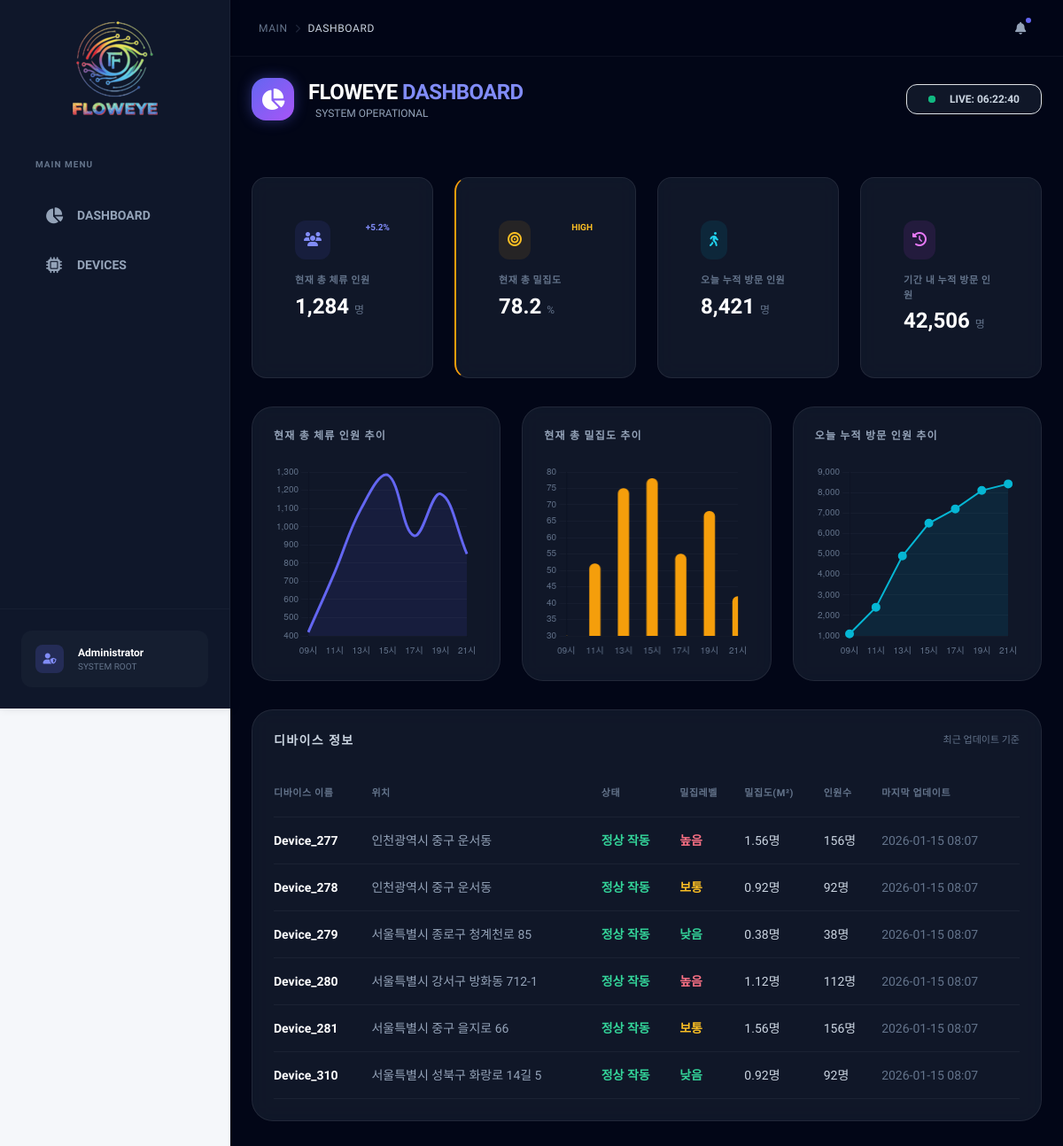
/dashboard/, run on the app's committed database.
### home/models.py (models this page shows, shortened)
class Device(models.Model):
    STATUS_ONLINE = "online"
    STATUS_WARNING = "warning"
    STATUS_OFFLINE = "offline"
    STATUS_CHOICES = [
        (STATUS_ONLINE, "online"),
        (STATUS_WARNING, "warning"),
        (STATUS_OFFLINE, "offline"),
    ]
    id = models.BigAutoField(primary_key=True)
    device_number = models.CharField(max_length=50, unique=True)
    device_mac = models.CharField(max_length=17, unique=True)
    address = models.CharField(max_length=255)
    latitude = models.DecimalField(max_digits=10, decimal_places=8)
    longitude = models.DecimalField(max_digits=11, decimal_places=8)
    status = models.CharField(
        max_length=10,
        choices=STATUS_CHOICES,
        default=STATUS_ONLINE,
    )
    last_ping = models.DateTimeField(null=True, blank=True)
    created_at = models.DateTimeField(auto_now_add=True)
    updated_at = models.DateTimeField(auto_now=True)

### home/views.py (the view)
# urls.py: path('dashboard/', views.dashboard, name='dashboard'),
def dashboard(request):
    devices = Device.objects.all().order_by("-created_at")
    context = {
        'segment': 'dashboard',
        'page_title': 'Dashboard',
        'devices': devices,
    }
    return render(request, 'home/dashboard.html', context)

### templates/home/dashboard.html (shortened to what this page needs)
{% extends "layouts/base.html" %} {% load static %}  {% block content %}
<div class="dashboard-page flex flex-col min-w-0 overflow-hidden">
  <div class="flex-1 overflow-y-auto custom-scrollbar min-h-screen py-6 px-4 md:px-12">
    <div id="view-dashboard" class="space-y-8 mx-auto">
      <nav class="mx-auto flex flex-col md:flex-row justify-between items-center gap-6">
        <div class="flex items-center gap-3">
          <div class="w-12 h-12 neo-button rounded-2xl flex items-center justify-center text-white">
            <i class="fas fa-chart-pie text-2xl"></i>
          </div>
          <div>
            <h1 class="text-2xl font-bold tracking-tight text-white">FLOWEYE <span class="text-indigo-400">DASHBOARD</span></h1>
            <div class="flex items-center gap-2 text-xs text-slate-400 font-medium">
              SYSTEM OPERATIONAL
            </div>
          </div>
        </div>
        <div class="flex items-center gap-4 w-full md:w-auto">
          <div class="bg-slate-800/50 px-4 py-2 rounded-xl border border-slate-700/50 flex items-center gap-3">
            <span class="relative flex h-2 w-2">
              <span class="relative inline-flex rounded-full h-2 w-2 bg-emerald-500"></span>
            </span>
            <span class="text-xs font-bold text-slate-300" id="live-timer">LIVE: 16:55:00</span>
          </div>
        </div>
      </nav>
      <div class="grid grid-cols-1 sm:grid-cols-2 lg:grid-cols-4 gap-4">
        <div class="glass-panel p-5 rounded-2xl relative overflow-hidden group">
          <div class="flex justify-between items-start mb-3">
            <div class="text-indigo-400 bg-indigo-500/10 p-2.5 rounded-xl"><i class="fas fa-users"></i></div>
            <span class="text-[10px] font-bold text-indigo-400">+5.2%</span>
          </div>
          <p class="text-slate-500 text-[11px] font-bold uppercase tracking-wider">현재 총 체류 인원</p>
          <h3 class="text-2xl font-bold text-white mt-1">1,284 <span class="text-xs font-normal text-slate-500">명</span></h3>
        </div>
        <div class="glass-panel p-5 rounded-2xl relative overflow-hidden group border-l-2 border-l-amber-500">
          <div class="flex justify-between items-start mb-3">
            <div class="text-amber-400 bg-amber-500/10 p-2.5 rounded-xl"><i class="fas fa-bullseye"></i></div>
            <span class="text-[10px] font-bold text-amber-400">HIGH</span>
          </div>
          <p class="text-slate-500 text-[11px] font-bold uppercase tracking-wider">현재 총 밀집도</p>
          <h3 class="text-2xl font-bold text-white mt-1">78.2 <span class="text-xs font-normal text-slate-500">%</span></h3>
        </div>
        <div class="glass-panel p-5 rounded-2xl relative overflow-hidden group">
          <div class="flex justify-between items-start mb-3">
            <div class="text-cyan-400 bg-cyan-500/10 p-2.5 rounded-xl"><i class="fas fa-walking"></i></div>
          </div>
          <p class="text-slate-500 text-[11px] font-bold uppercase tracking-wider">오늘 누적 방문 인원</p>
          <h3 class="text-2xl font-bold text-white mt-1">8,421 <span class="text-xs font-normal text-slate-500">명</span></h3>
        </div>
        <div class="glass-panel p-5 rounded-2xl relative overflow-hidden group">
          <div class="flex justify-between items-start mb-3">
            <div class="text-fuchsia-400 bg-fuchsia-500/10 p-2.5 rounded-xl"><i class="fas fa-history"></i></div>
          </div>
          <p class="text-slate-500 text-[11px] font-bold uppercase tracking-wider">기간 내 누적 방문 인원</p>
          <h3 class="text-2xl font-bold text-white mt-1">42,506 <span class="text-xs font-normal text-slate-500">명</span></h3>
        </div>
      </div>
      <div class="grid grid-cols-1 lg:grid-cols-3 gap-6">
        <div class="glass-panel p-6 rounded-3xl">
          <h4 class="text-xs font-bold text-slate-400 uppercase tracking-widest mb-6">현재 총 체류 인원 추이</h4>
          <div class="chart-container">
            <canvas id="chartOccupancy"></canvas>
          </div>
        </div>
        <div class="glass-panel p-6 rounded-3xl">
          <h4 class="text-xs font-bold text-slate-400 uppercase tracking-widest mb-6">현재 총 밀집도 추이</h4>
          <div class="chart-container">
            <canvas id="chartDensity"></canvas>
          </div>
        </div>
        <div class="glass-panel p-6 rounded-3xl">
          <h4 class="text-xs font-bold text-slate-400 uppercase tracking-widest mb-6">오늘 누적 방문 인원 추이</h4>
          <div class="chart-container">
            <canvas id="chartTodayVisit"></canvas>
          </div>
        </div>
      </div>
      <section class="glass-panel p-6 rounded-3xl">
        <div class="flex items-center justify-between mb-6">
          <h3 class="text-sm font-bold text-slate-300 uppercase tracking-widest">디바이스 정보</h3>
          <span class="text-[11px] text-slate-500">최근 업데이트 기준</span>
        </div>
        <div class="overflow-x-auto">
          <table class="w-full text-left text-sm">
            <thead class="text-[11px] uppercase tracking-wider text-slate-500">
              <tr class="border-b border-white/5">
                <th class="py-3 pr-4">디바이스 이름</th>
                <th class="py-3 pr-4">위치</th>
                <th class="py-3 pr-4">상태</th>
                <th class="py-3 pr-4">밀집레벨</th>
                <th class="py-3 pr-4">밀집도(m²)</th>
                <th class="py-3 pr-4">인원수</th>
                <th class="py-3 pr-4">마지막 업데이트</th>
              </tr>
            </thead>
            <tbody class="text-slate-300">
              {% if devices %}
                {% for device in devices %}
                  <tr class="border-b border-white/5">
                    <td class="py-3 pr-4 font-semibold text-white">{{ device.device_number }}</td>
                    <td class="py-3 pr-4 text-slate-400">{{ device.address }}</td>
                    <td class="py-3 pr-4">
                      {% if device.status == "online" %}
                        <span class="text-emerald-400 font-semibold">정상 작동</span>
                      {% elif device.status == "warning" %}
                        <span class="text-amber-400 font-semibold">주의</span>
                      {% else %}
                        <span class="text-rose-400 font-semibold">오프라인</span>
                      {% endif %}
                    </td>
                    <td class="py-3 pr-4">
                      {% cycle "높음" "보통" "낮음" as density_label silent %}
                      {% cycle "text-rose-400" "text-amber-400" "text-emerald-400" as density_class silent %}
                      <span class="{{ density_class }} font-semibold">{{ density_label }}</span>
                    </td>
                    <td class="py-3 pr-4">
                      {% cycle "1.56명" "0.92명" "0.38명" "1.12명" as density_value silent %}
                      {{ density_value }}
                    </td>
                    <td class="py-3 pr-4">
                      {% cycle "156명" "92명" "38명" "112명" as occupancy_value silent %}
                      {{ occupancy_value }}
                    </td>
                    <td class="py-3 pr-4 text-slate-500">
                      {% if device.last_ping %}
                        {{ device.last_ping|date:"Y-m-d H:i" }}
                      {% else %}
                        {{ device.updated_at|date:"Y-m-d H:i" }}
                      {% endif %}
                    </td>
                  </tr>
                {% endfor %}
              {% else %}
                <tr>
                  <td class="py-8 text-center text-slate-500" colspan="7">등록된 디바이스가 없습니다.</td>
                </tr>
              {% endif %}
            </tbody>
          </table>
        </div>
      </section>
    </div>
  </div>
</div>
{% endblock %} {% block scripts %}
<script>
  setInterval(() => {
    const now = new Date();
    const timer = document.getElementById("live-timer");
    if (timer) {
      timer.innerText = `LIVE: ${now.toTimeString().split(" ")[0]}`;
    }
  }, 1000);
  function initCharts() {
    const commonOptions = {
      responsive: true,
      maintainAspectRatio: false,
      animation: { duration: 1000, easing: "easeOutQuart" },
      plugins: { legend: { display: false } },
      scales: {
        x: { grid: { display: false }, ticks: { color: "#64748b", font: { size: 10 } } },
        y: { grid: { color: "rgba(255,255,255,0.03)" }, ticks: { color: "#64748b", font: { size: 10 } } },
      },
    };
    const labels = ["09시", "11시", "13시", "15시", "17시", "19시", "21시"];
    new Chart(document.getElementById("chartOccupancy"), {
      type: "line",
      data: {
        labels,
        datasets: [
          {
            data: [420, 750, 1100, 1284, 950, 1180, 850],
            borderColor: "#6366f1",
            backgroundColor: "rgba(99, 102, 241, 0.1)",
            fill: true,
            tension: 0.4,
            borderWidth: 3,
            pointRadius: 0,
            pointHoverRadius: 6,
          },
        ],
      },
      options: commonOptions,
    });
    new Chart(document.getElementById("chartDensity"), {
      type: "bar",
      data: {
        labels,
        datasets: [
          {
            data: [30, 52, 75, 78, 55, 68, 42],
            backgroundColor: "#f59e0b",
            borderRadius: 6,
            barThickness: 12,
          },
        ],
      },
      options: commonOptions,
    });
    new Chart(document.getElementById("chartTodayVisit"), {
      type: "line",
      data: {
        labels,
        datasets: [
          {
            data: [1100, 2400, 4900, 6500, 7200, 8100, 8421],
            borderColor: "#06b6d4",
            backgroundColor: "rgba(6, 182, 212, 0.1)",
            fill: true,
            tension: 0,
            borderWidth: 2,
            pointRadius: 4,
            pointBackgroundColor: "#06b6d4",
          },
        ],
      },
      options: commonOptions,
    });
  }
  window.addEventListener("load", initCharts);
</script>
{% endblock %}

### templates/layouts/base.html (shortened to what this page needs)
{% load static %}
<!DOCTYPE html>
<html lang="ko">
  <head>
    <link href="{% static 'css/bootstrap.min.css' %}" rel="stylesheet" />
    <link rel="stylesheet" href="https://cdn.jsdelivr.net/npm/bootstrap-icons@1.11.0/font/bootstrap-icons.css" />
    <script src="https://cdn.tailwindcss.com"></script>
    <link href="{% static 'css/style.css' %}" rel="stylesheet" />
    <link href="https://cdnjs.cloudflare.com/ajax/libs/font-awesome/6.4.0/css/all.min.css" rel="stylesheet" />
  </head>
  <body>
    <div class="wrapper">
      {% include "includes/sidebar.html" %}
      <div class="main-content">
        {% include "includes/navigation.html" %}
        <main>{% block content %} {% endblock content %}</main>
      </div>
    </div>
    {% block scripts %}{% endblock scripts %}
  </body>
</html>

### templates/includes/sidebar.html
{% load static %}
<aside class="sidebar flex flex-col shrink-0">
  <div class="p-6">
    <div class="flex w-full items-center justify-center">
      <div class="rounded-xl flex items-center justify-center text-white">
        <img src="{% static 'images/floweye-icon.png' %}" alt="FLOWEYE Logo" width="96" height="96" />
      </div>
    </div>
  </div>
  <div class="p-6">
    <nav class="space-y-1">
      <p class="text-[10px] font-bold text-slate-500 uppercase tracking-widest mb-4 px-3">Main Menu</p>
      <a href="{% url 'dashboard' %}" class="nav-item nav-link flex items-center gap-3 px-4 py-3 rounded-lg font-semibold text-sm">
        <i class="fas fa-chart-pie w-5"></i>
        DASHBOARD
      </a>
      <a href="{% url 'devices' %}" class="nav-item nav-link flex items-center gap-3 px-4 py-3 rounded-lg font-semibold text-sm">
        <i class="fas fa-microchip w-5"></i>
        DEVICES
      </a>
    </nav>
  </div>
  <div class="mt-auto p-6 border-t border-slate-800/50">
    <div class="flex items-center gap-3 bg-slate-800/40 p-3 rounded-xl">
      <div class="w-8 h-8 rounded-lg bg-indigo-500/20 flex items-center justify-center text-indigo-400">
        <i class="fas fa-user-shield text-xs"></i>
      </div>
      <div class="overflow-hidden">
        <p class="text-xs font-bold text-white truncate">Administrator</p>
        <p class="text-[10px] text-slate-500 uppercase">System Root</p>
      </div>
    </div>
  </div>
</aside>

### templates/includes/navigation.html
<header class="top-header h-16 shrink-0 flex items-center justify-between px-8 z-10">
  <div class="flex items-center gap-4">
    <div class="hidden md:flex items-center gap-2 text-xs font-medium text-slate-500 uppercase tracking-wider">
      <span>Main</span>
      <i class="fas fa-chevron-right text-[10px] opacity-30"></i>
      <span class="text-slate-300">{{ page_title|default:"Dashboard" }}</span>
    </div>
  </div>
  <div class="flex items-center gap-2">
    <button class="w-8 h-8 rounded-lg hover:bg-slate-800 flex items-center justify-center text-slate-400 transition-colors relative" type="button" aria-label="Notifications">
      <i class="fas fa-bell text-sm"></i>
      <span class="absolute top-1 right-1 w-1.5 h-1.5 bg-indigo-500 rounded-full"></span>
    </button>
  </div>
</header>

### static/css/style.css (style rules this page uses)
* { margin: 0; padding: 0; box-sizing: border-box; }
body { font-family: -apple-system, BlinkMacSystemFont, "Segoe UI", Roboto, "Helvetica Neue", Arial, sans-serif; background-color: #f5f7fa; color: #333; }
.wrapper { display: flex; min-height: 100vh; }
.main-content { flex: 1; margin-left: 260px; display: flex; flex-direction: column; min-height: 100vh; font-family: "Plus Jakarta Sans", "Pretendard", sans-serif; background-color: #020617; color: #f1f5f9; }
.sidebar { font-family: "Plus Jakarta Sans", "Pretendard", sans-serif; width: 260px; background-color: #0f172a; color: #2c3e50; display: flex; flex-direction: column; position: fixed; height: 100vh; left: 0; top: 0; z-index: 1000; box-shadow: 2px 0 10px rgba(0, 0, 0, 0.1); }
.sidebar.flex { background: var(--sidebar-bg, #0f172a); border-right: 1px solid rgba(255, 255, 255, 0.05); }
.nav-item { margin: 0; }
.sidebar.flex .nav-item { transition: all 0.2s ease; color: #94a3b8; cursor: pointer; }
.nav-link { display: flex; align-items: center; gap: 12px; padding: 14px 20px; color: #6c757d; text-decoration: none; transition: all 0.3s ease; border-left: 3px solid transparent; }
.nav-link i { font-size: 18px; width: 20px; text-align: center; }
.top-header { background: rgba(2, 6, 23, 0.8); -webkit-backdrop-filter: blur(8px); backdrop-filter: blur(8px); border-bottom: 1px solid rgba(255, 255, 255, 0.05); }

### templates/home/dashboard.html (style rules this page uses)
:root { --bg-dark: #020617; --sidebar-bg: #0f172a; --accent: #6366f1; --card-bg: rgba(30, 41, 59, 0.5); }
.main-content { font-family: "Plus Jakarta Sans", sans-serif; background-color: var(--bg-dark); color: #f1f5f9; }
.glass-panel { background: var(--card-bg); backdrop-filter: blur(12px); border: 1px solid rgba(255, 255, 255, 0.08); transition: transform 0.2s ease, border-color 0.2s ease; }
.chart-container { position: relative; height: 220px; width: 100%; }
.dashboard-page .neo-button { background: linear-gradient(135deg, #6366f1 0%, #a855f7 100%); box-shadow: 0 0 15px rgba(99, 102, 241, 0.4); transition: all 0.3s cubic-bezier(0.4, 0, 0.2, 1); }

### data on the page
Device: device_number "Device_277", address "인천광역시 중구 운서동", status "정상 작동", density_label "높음", density_value "1.56명", occupancy_value "156명", updated_at "2026-01-15 08:07"
Device: device_number "Device_278", address "인천광역시 중구 운서동", status "정상 작동", density_label "보통", density_value "0.92명", occupancy_value "92명", updated_at "2026-01-15 08:07"
Device: device_number "Device_279", address "서울특별시 종로구 청계천로 85", status "정상 작동", density_label "낮음", density_value "0.38명", occupancy_value "38명", updated_at "2026-01-15 08:07"
Device: device_number "Device_280", address "서울특별시 강서구 방화동 712-1", status "정상 작동", density_label "높음", density_value "1.12명", occupancy_value "112명", updated_at "2026-01-15 08:07"
Device: device_number "Device_281", address "서울특별시 중구 을지로 66", status "정상 작동", density_label "보통", density_value "1.56명", occupancy_value "156명", updated_at "2026-01-15 08:07"
Device: device_number "Device_310", address "서울특별시 성북구 화랑로 14길 5", status "정상 작동", density_label "낮음", density_value "0.92명", occupancy_value "92명", updated_at "2026-01-15 08:07"

### other printed values
{{ page_title|default:"Dashboard" }} "DASHBOARD"
